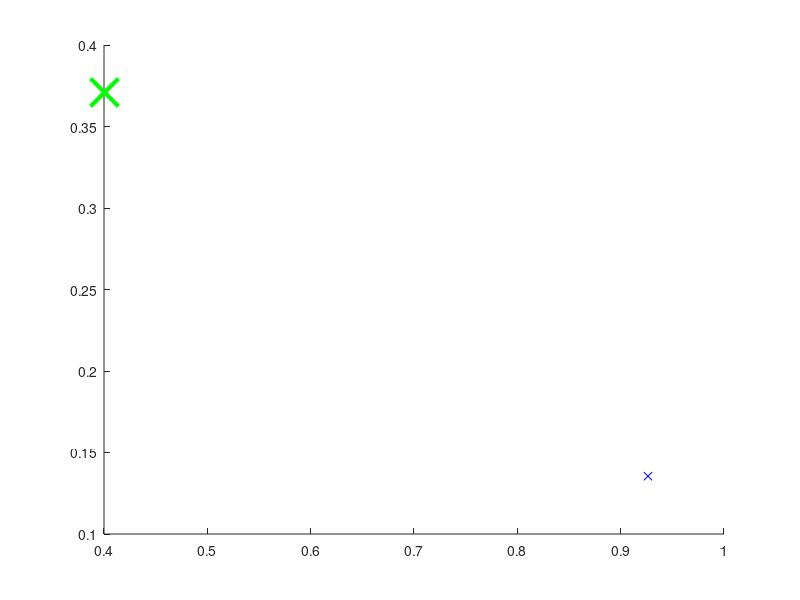

This figure's MATLAB source: (Note: this script raises an error after producing the figure.)
function rrt_basic

figure(1); clf; hold on;
x_start = rand(2,1);
x_goal = rand(2,1);
plot(x_start(1),x_start(2),'bx',x_goal(1),x_goal(2),'gx','MarkerSize',20,'LineWidth',3);

T = VertexArrayTree(2);
T.max_edge_length = .1;
options = struct();
[T, path_ids, info] = T.rrtNew(x_start, x_goal, options);
T.drawPath(path_ids)
end

function xs = uniformSamples
xs = rand(2,1);
end
